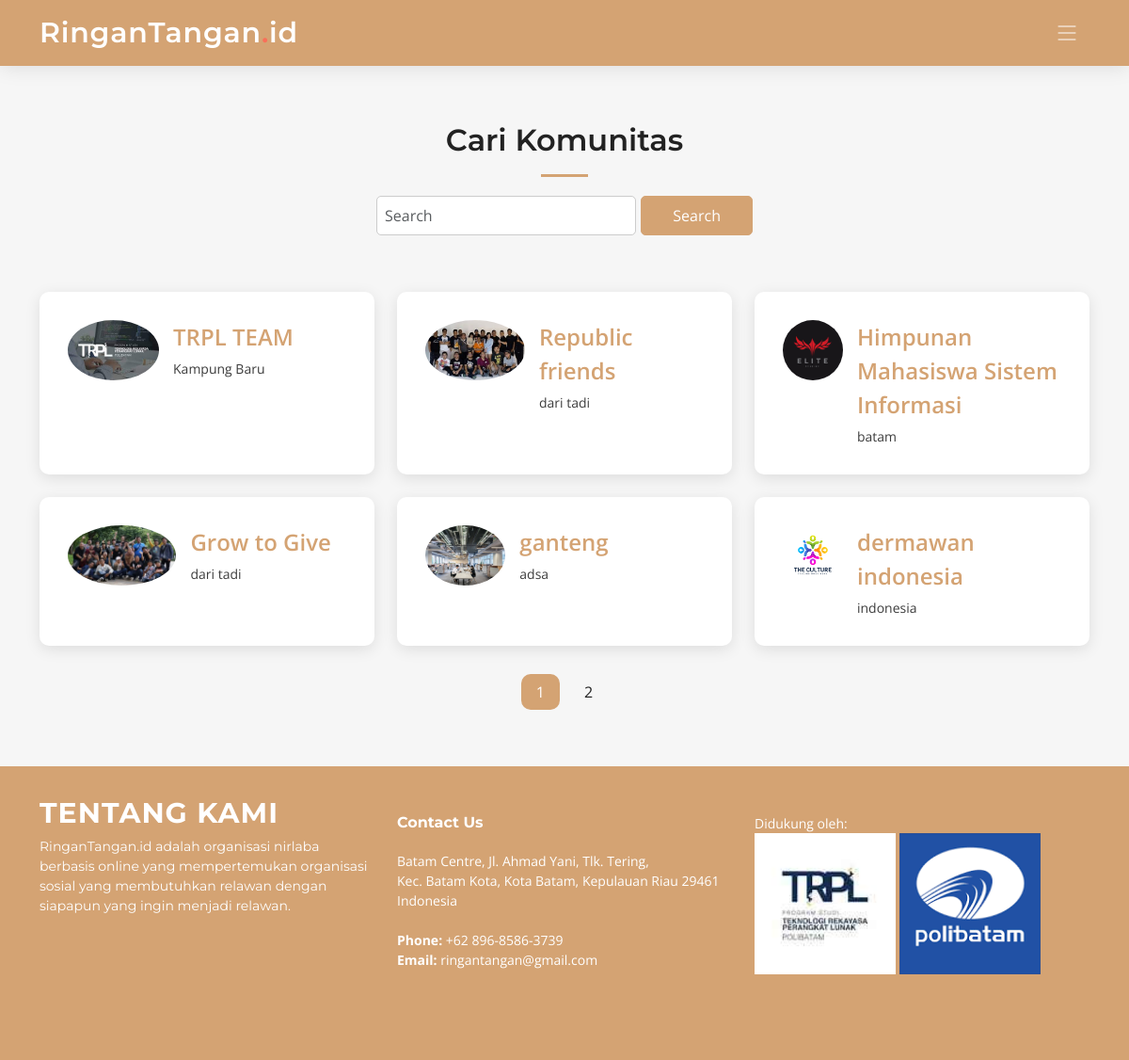
The page /komunitas.php on the database its author committed.
### tables this page shows
CREATE TABLE `komunitas` (
  `id_komunitas` int(20) NOT NULL,
  `nama_komunitas` varchar(255) NOT NULL,
  `email` varchar(255) NOT NULL,
  `password` varchar(255) NOT NULL,
  `ketua` varchar(100) NOT NULL,
  `lokasi` varchar(255) NOT NULL,
  `tgl_berdiri` date NOT NULL,
  `deskripsi` text NOT NULL,
  `foto` varchar(255) NOT NULL
);

### komunitas.php (the view, shortened to what this page needs)
<?php
include 'koneksi.php';
$itemsPerPage = 6;
$currentPage = isset($_GET['page']) ? $_GET['page'] : 1;
$offset = ($currentPage - 1) * $itemsPerPage;
$sqlKomunitas = "SELECT * FROM komunitas ORDER BY nama_komunitas DESC LIMIT $offset, $itemsPerPage";
$resultKomunitas = mysqli_query($koneksi, $sqlKomunitas);
if ($resultKomunitas && mysqli_num_rows($resultKomunitas) > 0) {
    ?>
    <!DOCTYPE html>
    <html lang="en">
    <head>
        <?php include('form/head.php'); ?>
    </head>
    <body>
        <?php include('form/navbar_dashboard.php'); ?>
        <section id="recent-posts" class="recent-posts sections-bg">
            <div class="container" data-aos="fade-up">
                <div class="section-header">
                    <h2>Cari Komunitas</h2>
                    <form class="d-flex" role="search" style="margin-right: auto;">
                        <input class="form-control" type="search" placeholder="Search" aria-label="Search" id="searchInput">
                        <button class="btn btn-outline-primary" type="submit">Search</button>
                    </form>
                </div>
                <div class="row gy-4" id="komunitasList">
                    <?php
                    while ($rowKomunitas = mysqli_fetch_assoc($resultKomunitas)) {
                        $fotoKomunitas = $rowKomunitas['foto'];
                        $namaKomunitas = $rowKomunitas['nama_komunitas'];
                        $lokasiKomunitas = $rowKomunitas['lokasi'];
                        ?>
                        <div class="col-xl-4 col-md-6 komunitas-item" data-nama="<?php echo strtolower($namaKomunitas); ?>">
                            <article>
                                <a href="profil_komunitas.php?id=<?php echo $rowKomunitas['id_komunitas']; ?>">
                                    <div class="d-flex">
                                        <div>
                                            <img src="./files_komunitas/<?php echo $fotoKomunitas; ?>" alt="Foto Komunitas"
                                                class="post-author-img flex-shrink-0" style="border-radius: 50%;">
                                        </div>
                                        <div class="post-meta">
                                            <p class="post-author">
                                                <?php echo $namaKomunitas; ?>
                                            </p>
                                            <p class="post-date">
                                                <time datetime="">
                                                    <?php echo $lokasiKomunitas; ?>
                                                </time>
                                            </p>
                                        </div>
                                    </div>
                                </a>
                            </article>
                        </div>
                    <?php }  ?>
                </div>
                <?php
                $totalPages = ceil(mysqli_num_rows(mysqli_query($koneksi, "SELECT * FROM komunitas")) / $itemsPerPage);
                ?>
                <div class="blog">
                    <div class="blog-pagination">
                        <ul class="justify-content-center">
                            <?php for ($i = 1; $i <= $totalPages; $i++): ?>
                                <li <?php if ($i == $currentPage)
                                    echo 'class="active"'; ?>>
                                    <a href="?page=<?php echo $i; ?>">
                                        <?php echo $i; ?>
                                    </a>
                                </li>
                            <?php endfor; ?>
                        </ul>
                    </div>
                </div>
            </div>
        </section>
        <?php include('form/footer.php'); ?>
    </body>
    </html>
    <?php
} else {
    echo "Tidak ada komunitas yang ditemukan.";
}
?>

### assets/css/main.css (style rules this page uses)
:root { --font-default: "Open Sans", system-ui, -apple-system, "Segoe UI", Roboto, "Helvetica Neue", Arial, "Noto Sans", "Liberation Sans", sans-serif, "Apple Color Emoji", "Segoe UI Emoji", "Segoe UI Symbol", "Noto Color Emoji"; --font-primary: "Montserrat", sans-serif; --font-secondary: "Poppins", sans-serif; }
:root { --color-default: #222222; --color-primary: #d4a373; --color-secondary: #f85a40; }
:root { scroll-behavior: smooth; }
body { font-family: var(--font-default); color: var(--color-default); }
a { color: var(--color-primary); text-decoration: none; }
h1, h2, h3, h4, h5, h6 { font-family: var(--font-primary); }
section { padding: 60px 0; overflow: hidden; }
.sections-bg { background-color: #f6f6f6; }
.section-header { text-align: center; padding-bottom: 60px; }
.section-header h2 { font-size: 32px; font-weight: 600; margin-bottom: 20px; padding-bottom: 20px; position: relative; }
.section-header h2:after { content: ""; position: absolute; display: block; width: 50px; height: 3px; background: var(--color-primary); left: 0; right: 0; bottom: 0; margin: auto; }
.section-header form.d-flex { max-width: 400px; margin: 0 auto; }
.section-header .form-control { width: 70%; border: 1px solid #ccc; border-radius: 5px; padding: 8px; margin-right: 5px; }
.section-header .btn { width: 30%; border: 1px solid var(--color-primary); border-radius: 5px; background-color: var(--color-primary); color: #fff; cursor: pointer; }
.sticked-header-offset { margin-top: 70px; }
section { scroll-margin-top: 70px; }
.recent-posts article { box-shadow: 0 4px 16px rgba(0, 0, 0, 0.1); background-color: #fff; padding: 30px; height: 100%; border-radius: 10px; overflow: hidden; }
.recent-posts p { font-size: 1.5em; }
.recent-posts .post-author-img { height: 64px; border-radius: 50%; margin-right: 15px; }
.recent-posts .post-author { font-weight: 600; margin-bottom: 5px; color: 000; }
.recent-posts .post-date { font-size: 14px; color: #3c3c3c; margin-bottom: 0; }
.blog .blog-pagination { margin-top: 30px; color: #555555; }
.blog .blog-pagination ul { display: flex; padding: 0; margin: 0; list-style: none; }
.blog .blog-pagination li { margin: 0 5px; transition: 0.3s; border-radius: 10px; }
.blog .blog-pagination li a { color: var(--color-default); padding: 7px 16px; display: flex; align-items: center; justify-content: center; }
.blog .blog-pagination li.active, .blog .blog-pagination li:hover { background: var(--color-primary); color: #fff; }
.blog .blog-pagination li.active a, .blog .blog-pagination li:hover a { color: var(--color-white); }

### rows shown on the page
komunitas: foto (picture), nama_komunitas "TRPL TEAM", lokasi "Kampung Baru"
komunitas: foto (picture), nama_komunitas "Republic friends", lokasi "dari tadi"
komunitas: foto (picture), nama_komunitas "Himpunan Mahasiswa Sistem Informasi", lokasi "batam"
komunitas: foto (picture), nama_komunitas "Grow to Give", lokasi "dari tadi"
komunitas: foto (picture), nama_komunitas "ganteng", lokasi "adsa"
komunitas: foto (picture), nama_komunitas "dermawan indonesia", lokasi "indonesia"
